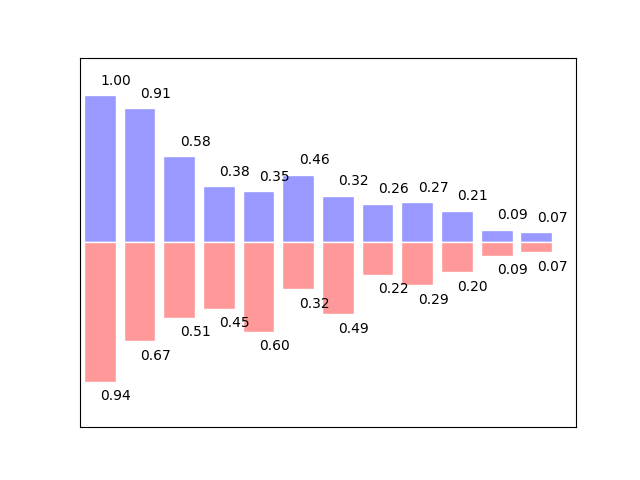

The Python source for this figure:
# coding:utf-8

"""
Author: roguesir
Date: 2017/8/30
GitHub: https://roguesir.github.com
Blog: http://blog.csdn.net/roguesir
"""

import matplotlib.pyplot as plt
import numpy as np

n = 12
X = np.arange(n)
Y1 = (1 - X / float(n)) * np.random.uniform(0.5, 1.0, n)
Y2 = (1 - X / float(n)) * np.random.uniform(0.5, 1.0, n)

plt.bar(X, +Y1, facecolor='#9999ff', edgecolor='white')
plt.bar(X, -Y2, facecolor='#ff9999', edgecolor='white')

for x, y in zip(X, Y1):
    # ha: horizontal alignment
    # va: vertical alignment
    plt.text(x + 0.4, y + 0.05, '%.2f' % y, ha='center', va='bottom')

for x, y in zip(X, Y2):
    # ha: horizontal alignment
    # va: vertical alignment
    plt.text(x + 0.4, -y - 0.05, '%.2f' % y, ha='center', va='top')

plt.xlim(-.5, n)
plt.xticks(())
plt.ylim(-1.25, 1.25)
plt.yticks(())

plt.show()
